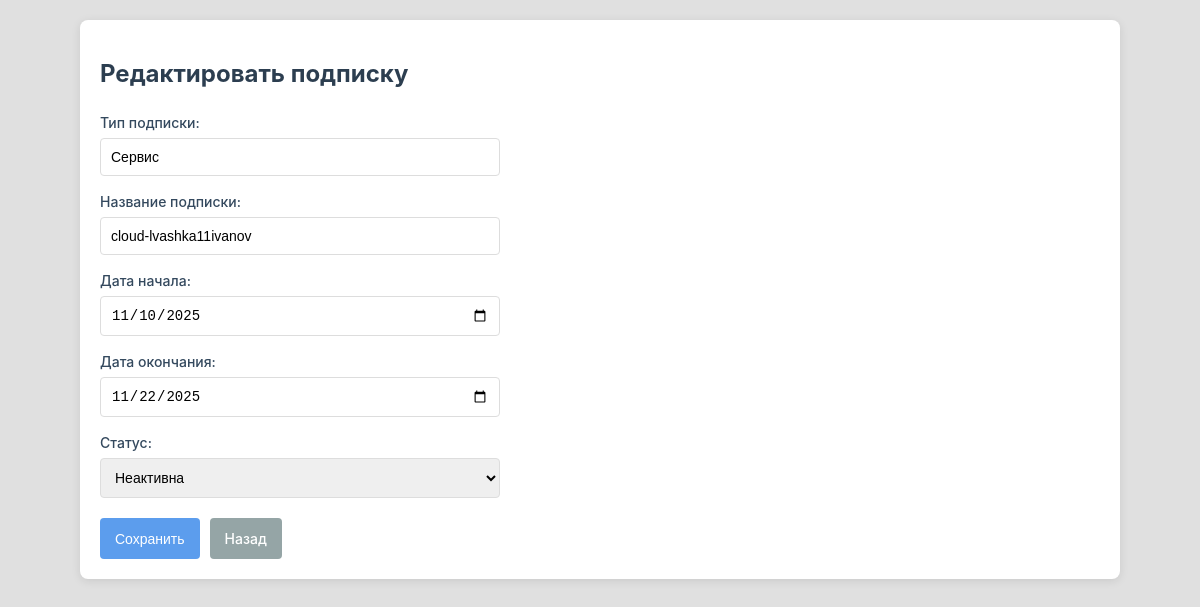
The page /subscription/edit/1c6aed5b-fef1-4bf6-882f-ab89d64c3b2a on the database its author committed.
### tables this page shows
CREATE TABLE subscriptions 
                 (id TEXT PRIMARY KEY, type TEXT NOT NULL, name TEXT NOT NULL, 
                  start_date TEXT, end_date TEXT NOT NULL, status TEXT NOT NULL);

### subscriptions_service.py (the view, shortened to what this page needs)
@app.route('/subscription/edit/<id>', methods=['GET', 'POST'])
def edit_subscription(id):
    conn = sqlite3.connect('subscriptions.db')
    c = conn.cursor()
    c.execute('SELECT * FROM subscriptions WHERE id = ?', (id,))
    subscription = c.fetchone()
    if not subscription:
        conn.close()
        flash('Подписка не найдена!', 'danger')
        return redirect(url_for('index'))
    subscription_data = {
        'id': subscription[0], 'type': subscription[1], 'name': subscription[2],
        'start_date': subscription[3], 'end_date': subscription[4], 'status': subscription[5].strip().lower()
    }
    conn.close()
    return render_template('edit_subscription.html', subscription=subscription_data)

### templates/edit_subscription.html (shortened to what this page needs)
<!DOCTYPE html>
<html lang="ru">
<head>
    <link rel="stylesheet" href="{{ url_for('static', filename='style.css') }}">
</head>
<body>
    <div class="container">
        <h1>Редактировать подписку</h1>
        <form method="post">
            <div class="form-group">
                <label for="type">Тип подписки:</label>
                <input type="text" id="type" name="type" value="{{ subscription.type }}" required>
            </div>
            <div class="form-group">
                <label for="name">Название подписки:</label>
                <input type="text" id="name" name="name" value="{{ subscription.name }}" required>
            </div>
            <div class="form-group">
                <label for="start_date">Дата начала:</label>
                <input type="date" id="start_date" name="start_date" value="{{ subscription.start_date or '' }}">
            </div>
            <div class="form-group">
                <label for="end_date">Дата окончания:</label>
                <input type="date" id="end_date" name="end_date" value="{{ subscription.end_date }}" required>
            </div>
            <div class="form-group">
                <label for="status">Статус:</label>
                <select id="status" name="status" required>
                    <option value="inactive" {% if subscription.status == 'inactive' %}selected{% endif %}>Неактивна</option>
                </select>
            </div>
            <div class="button-group">
                <button type="submit" class="btn btn-primary">Сохранить</button>
                <a href="{{ url_for('index') }}" class="btn btn-secondary">Назад</a>
            </div>
        </form>
    </div>
</body>
</html>

### static/style.css (style rules this page uses)
body { font-family: -apple-system, BlinkMacSystemFont, 'Segoe UI', Roboto, sans-serif; background-color: #e0e0e0; color: #333; margin: 0; padding: 20px; line-height: 1.5; }
.container { max-width: 1000px; margin: 0 auto; background: #ffffff; padding: 20px; border-radius: 8px; box-shadow: 0 2px 10px rgba(0, 0, 0, 0.1); }
h1 { font-size: 24px; margin-bottom: 20px; color: #2c3e50; }
.form-group { display: flex; flex-direction: column; margin-bottom: 15px; }
.form-group label { font-size: 14px; margin-bottom: 5px; color: #34495e; font-weight: 500; }
.form-group input, .form-group select, .form-group textarea { padding: 10px; font-size: 14px; border: 1px solid #ddd; border-radius: 4px; width: 100%; max-width: 400px; box-sizing: border-box; transition: all 0.3s; }
.button-group { display: flex; gap: 10px; margin-top: 20px; }
.btn { padding: 10px 15px; font-size: 14px; border: none; border-radius: 4px; cursor: pointer; transition: all 0.3s; text-align: center; text-decoration: none; display: inline-block; font-weight: 500; }
.btn-primary { background-color: #5c9ded; color: #fff; }
.btn-secondary { background-color: #95a5a6; color: #fff; }

### rows shown on the page
subscriptions: type "Сервис", name "cloud-lvashka11ivanov", start_date "11/10/2025", end_date "11/22/2025", status "Неактивна"
